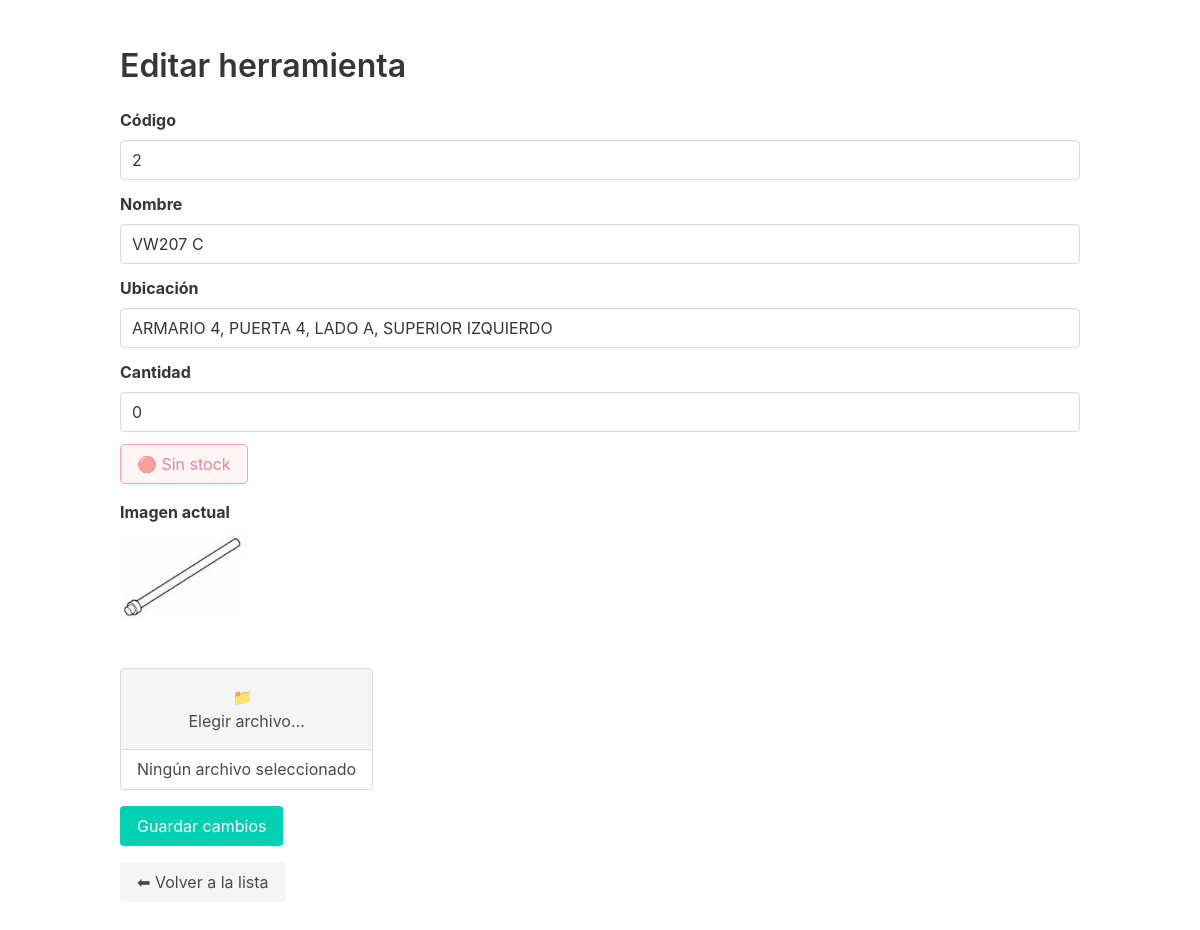
The page /editar_herramienta.php?id=7 (signed in) on the database as committed earlier.
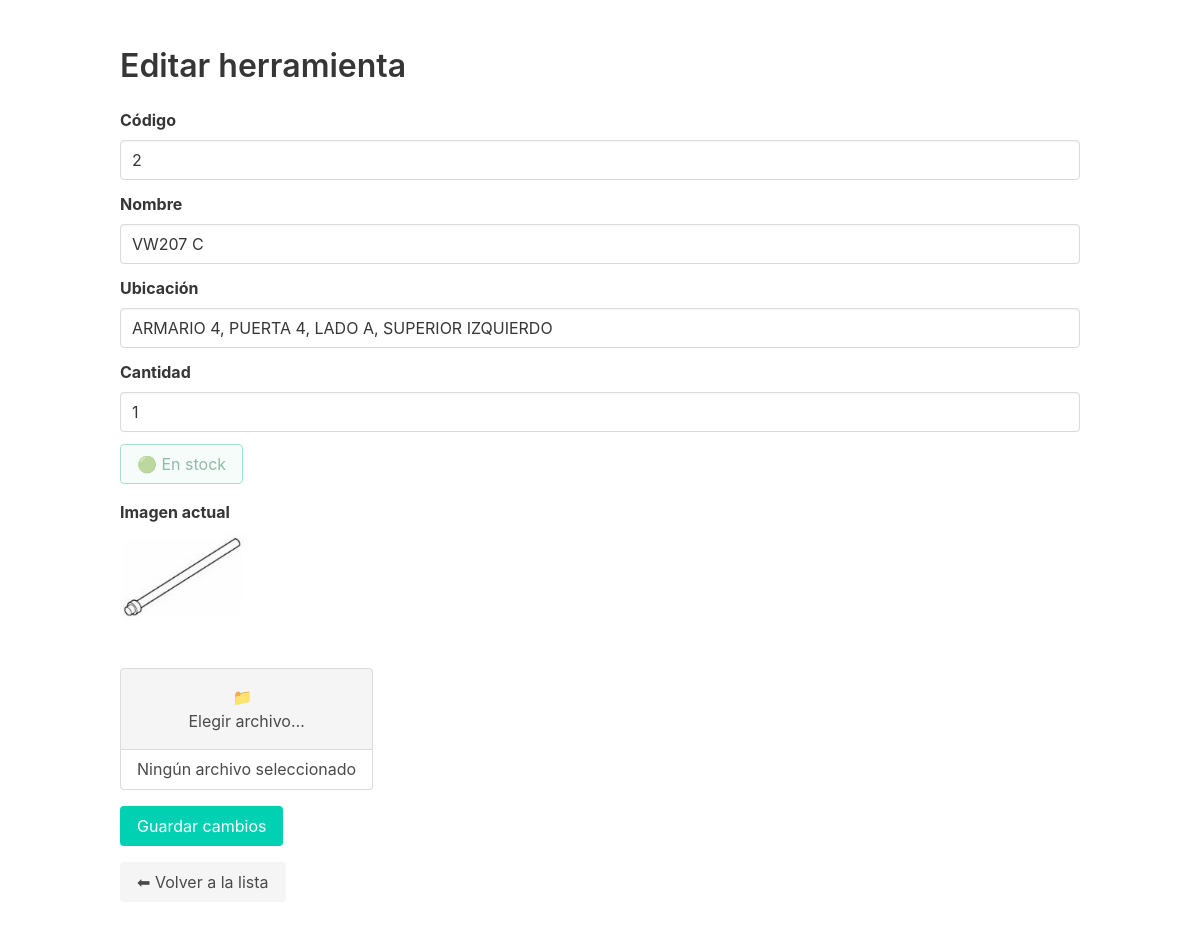
The same page on the database as committed later.
### tables this page shows
CREATE TABLE `herramientas` (
  `id` int(11) NOT NULL AUTO_INCREMENT,
  `codigo` varchar(50) DEFAULT NULL,
  `nombre` varchar(100) NOT NULL,
  `imagen` varchar(255) DEFAULT NULL,
  `ubicacion` varchar(100) NOT NULL,
  `cantidad` int(11) NOT NULL DEFAULT 1,
  PRIMARY KEY (`id`)
);

### editar_herramienta.php (the view, shortened to what this page needs)
<?php
include 'includes/conexion.php';
$id = $_GET['id'];
$stmt = $conexion->prepare("SELECT * FROM herramientas WHERE id = ?");
$stmt->bind_param("i", $id);
$stmt->execute();
$resultado = $stmt->get_result();
$herramienta = $resultado->fetch_assoc();
?>
<!DOCTYPE html>
<html lang="es">
<head>
    <link rel="stylesheet" href="https://cdn.jsdelivr.net/npm/bulma@0.9.4/css/bulma.min.css">
</head>
<body>
<section class="section">
    <div class="container">
        <h2 class="title is-3">Editar herramienta</h2>
        <form method="post" enctype="multipart/form-data">
            <div class="field">
                <label class="label">Código</label>
                <div class="control">
                    <input class="input" type="text" name="codigo" value="<?= htmlspecialchars($herramienta['codigo']) ?>" required>
                </div>
            </div>
            <div class="field">
                <label class="label">Nombre</label>
                <div class="control">
                    <input class="input" type="text" name="nombre" value="<?= htmlspecialchars($herramienta['nombre']) ?>" required>
                </div>
            </div>
            <div class="field">
                <label class="label">Ubicación</label>
                <div class="control">
                    <input class="input" type="text" name="ubicacion" value="<?= htmlspecialchars($herramienta['ubicacion']) ?>" required>
                </div>
            </div>
            <div class="field">
                <label class="label">Cantidad</label>
                <div class="control">
                    <input class="input" type="number" name="cantidad" value="<?= intval($herramienta['cantidad']) ?>" min="0" required>
                </div>
            </div>
            <div class="field">
                <?php if ($herramienta['cantidad'] == 0): ?>
                    <button class="button is-danger is-light" disabled>🔴 Sin stock</button>
                <?php else: ?>
                    <button class="button is-success is-light" disabled>🟢 En stock</button>
                <?php endif; ?>
            </div>
            <div class="field mt-4">
                <label class="label">Imagen actual</label>
                <?php if ($herramienta['imagen']): ?>
                    <figure class="image is-128x128 mb-2">
                        <img src="<?= htmlspecialchars($herramienta['imagen']) ?>" alt="Imagen actual">
                    </figure>
                <?php else: ?>
                    <p>No hay imagen.</p>
                <?php endif; ?>
                <div class="file has-name is-boxed">
                    <label class="file-label">
                        <span class="file-cta">
                            <span class="file-icon">📁</span>
                            <span class="file-label">Elegir archivo…</span>
                        </span>
                        <span class="file-name" id="file-name">Ningún archivo seleccionado</span>
                    </label>
                </div>
            </div>
            <div class="field mt-4">
                <div class="control">
                    <button class="button is-primary" type="submit">Guardar cambios</button>
                </div>
            </div>
        </form>
        <a href="listar_herramientas.php" class="button is-light mt-4">⬅ Volver a la lista</a>
    </div>
</section>
</body>
</html>

Rows that differ between the two databases and show on the page:
changed herramientas "VW207 C": cantidad "0" → "1"
Other text that changed with them:
text no longer shown: "🔴 Sin stock"
text now shown: "🟢 En stock"
